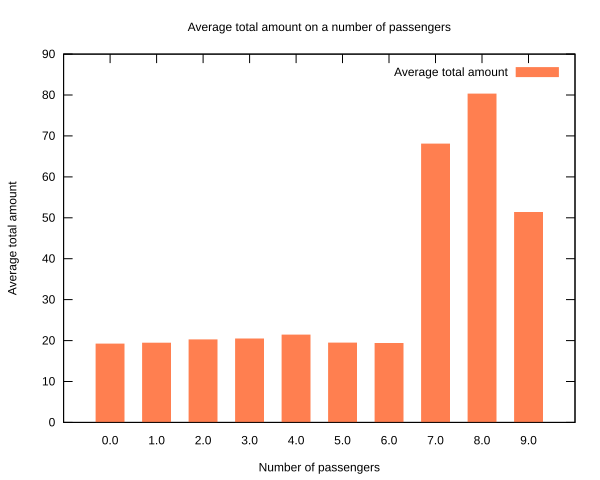

Write the gnuplot code that produced this figure.
set term dumb
set term svg
set out "a3t3.svg"
set boxwidth 0.6 relative

set title "Average total amount on a number of passengers"
set xlabel "Number of passengers"
set ylabel "Average total amount"

set style data histogram

set xrange [-1:10]
set yrange [0:]

set datafile separator ','

plot "a3t3_sorted.dat" using 1:2:xtic(1) with boxes fill solid lc rgbcolor "coral" title "Average total amount"
